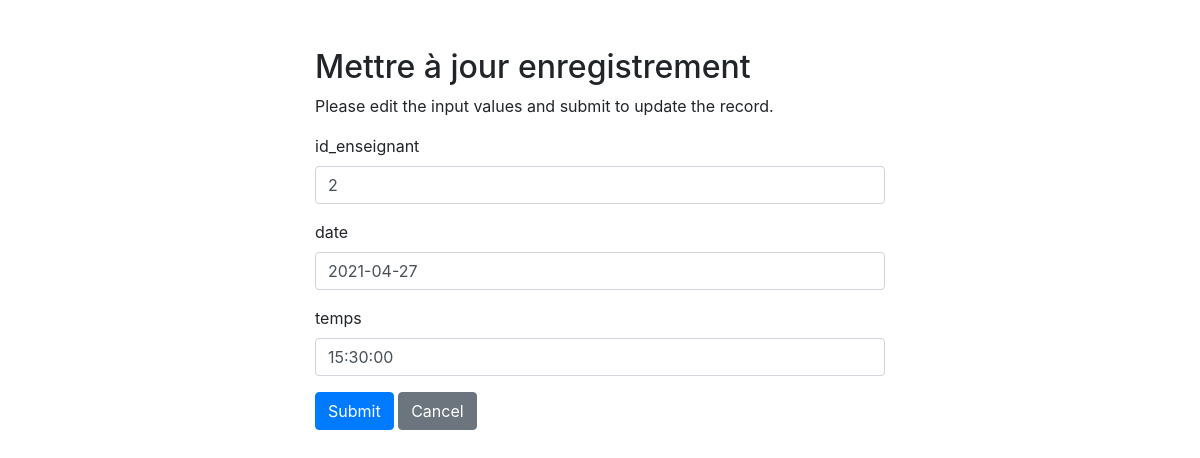
/enseignant_soutenance-update.php?id=1, run on the app's committed database.
### tables this page shows
CREATE TABLE IF NOT EXISTS `enseignant_soutenance` (
  `id` int(11) NOT NULL AUTO_INCREMENT,
  `id_enseignant` int(11) NOT NULL,
  `date` date NOT NULL,
  `temps` time NOT NULL,
  PRIMARY KEY (`id`),
  KEY `enseignant_soutenance_ibfk_1` (`id_enseignant`)
);

### enseignant_soutenance-update.php (the view, shortened to what this page needs)
<?php
require_once "config.php";
$id_enseignant = "";
$date = "";
$temps = "";
if (isset($_POST["id"]) && !empty($_POST["id"])) {
    $id = $_POST["id"];
    $id_enseignant = trim($_POST["id_enseignant"]);
    $date = trim($_POST["date"]);
    $temps = trim($_POST["temps"]);
    $dsn = "mysql:host=$db_server;dbname=$db_name;charset=utf8mb4";
    $options = [
        PDO::ATTR_EMULATE_PREPARES   => false,
        PDO::ATTR_ERRMODE            => PDO::ERRMODE_EXCEPTION,
        PDO::ATTR_DEFAULT_FETCH_MODE => PDO::FETCH_ASSOC,
    ];
    try {
        $pdo = new PDO($dsn, $db_user, $db_password, $options);
    } catch (Exception $e) {
        error_log($e->getMessage());
        exit('Something weird happened');
    }
    $vars = parse_columns('enseignant_soutenance', $_POST);
    $stmt = $pdo->prepare("UPDATE enseignant_soutenance SET id_enseignant=?,date=?,temps=? WHERE id=?");
    if (!$stmt->execute([$id_enseignant, $date, $temps, $id])) {
        echo "Something went wrong. Please try again later.";
        header("location: error.php");
    } else {
        $stmt = null;
        header("location: enseignant_soutenance-read.php?id=$id");
    }
} else {
    if (isset($_GET["id"]) && !empty($_GET["id"])) {
        $id =  trim($_GET["id"]);
        $sql = "SELECT * FROM enseignant_soutenance WHERE id = ?";
        if ($stmt = mysqli_prepare($link, $sql)) {
            $param_id = $id;
            if (is_int($param_id)) $__vartype = "i";
            elseif (is_string($param_id)) $__vartype = "s";
            elseif (is_numeric($param_id)) $__vartype = "d";
            else $__vartype = "b";
            mysqli_stmt_bind_param($stmt, $__vartype, $param_id);
            if (mysqli_stmt_execute($stmt)) {
                $result = mysqli_stmt_get_result($stmt);
                if (mysqli_num_rows($result) == 1) {
                    $row = mysqli_fetch_array($result, MYSQLI_ASSOC);
                    $id_enseignant = $row["id_enseignant"];
                    $date = $row["date"];
                    $temps = $row["temps"];
                } else {
                    header("location: error.php");
                    exit();
                }
            } else {
                echo "Oops! Something went wrong. Please try again later.<br>" . $stmt->error;
            }
        }
    } else {
        header("location: error.php");
        exit();
    }
}
?>
<!DOCTYPE html>
<html lang="en">
<head>
    <link rel="stylesheet" href="https://stackpath.bootstrapcdn.com/bootstrap/4.5.0/css/bootstrap.min.css">
</head>
<body>
    <section class="pt-5">
        <div class="container-fluid">
            <div class="row">
                <div class="col-md-6 mx-auto">
                    <div class="page-header">
                        <h2>Mettre à jour enregistrement</h2>
                    </div>
                    <p>Please edit the input values and submit to update the record.</p>
                    <form action="<?php echo htmlspecialchars(basename($_SERVER['REQUEST_URI'])); ?>" method="post">
                        <div class="form-group">
                            <label>id_enseignant</label>
                            <input type="number" name="id_enseignant" class="form-control" value="<?php echo $id_enseignant; ?>">
                        </div>
                        <div class="form-group">
                            <label>date</label>
                            <input type="text" name="date" class="form-control" value="<?php echo $date; ?>">
                        </div>
                        <div class="form-group">
                            <label>temps</label>
                            <input type="text" name="temps" class="form-control" value="<?php echo $temps; ?>">
                        </div>
                        <input type="submit" class="btn btn-primary" value="Submit">
                        <a href="enseignant_soutenance-index.php" class="btn btn-secondary">Cancel</a>
                    </form>
                </div>
            </div>
        </div>
    </section>
</body>
</html>

### data on the page
enseignant_soutenance: id_enseignant "2", date "2021-04-27", temps "15:30:00"
